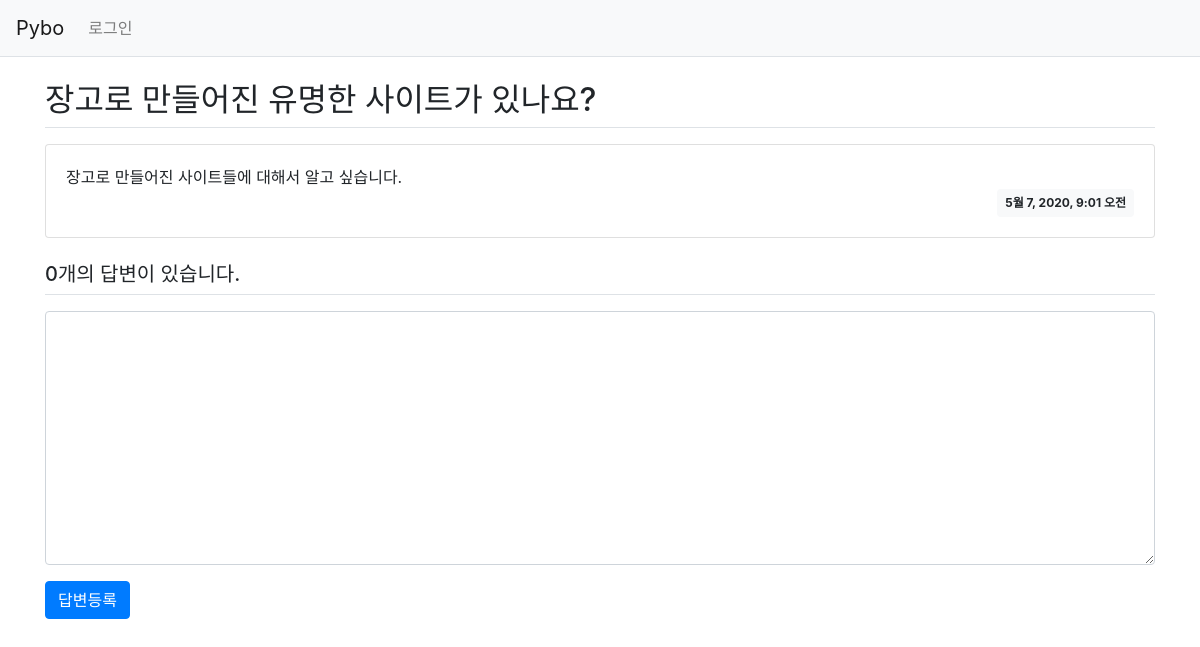
Before: /pybo/answer/create/3/ with the older database file.
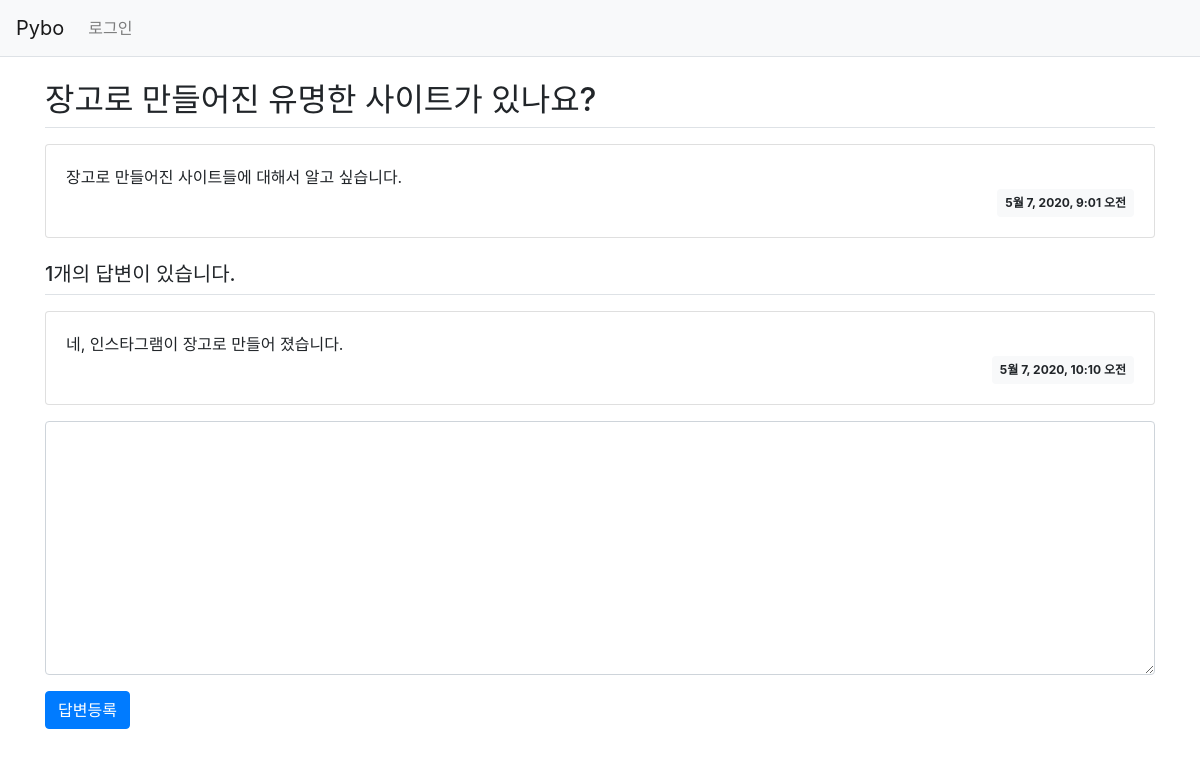
After: the same page with the newer database file.
### pybo/models.py (models this page shows, shortened)
class Question(models.Model):
    subject = models.CharField(max_length=200)
    content = models.TextField()
    create_date = models.DateTimeField()

class Answer(models.Model):
    question = models.ForeignKey(Question, on_delete=models.CASCADE)
    content = models.TextField()
    create_date = models.DateTimeField()

### pybo/views.py (the view)
# urls.py: path('answer/create/<int:question_id>/', views.answer_create, name='answer_create'),
def answer_create(request, question_id):
    question = get_object_or_404(Question, pk=question_id)
    if request.method == "POST":
        form = AnswerForm(request.POST)
        if form.is_valid():
            answer = form.save(commit=False)
            answer.create_date = timezone.now()
            answer.question = question
            answer.save()
            return redirect('pybo:detail', question_id=question.id)
    else:
        form = AnswerForm()
    context = {'question': question, 'form': form}
    return render(request, 'pybo/question_detail.html', context)

### pybo/forms.py
class AnswerForm(forms.ModelForm):
    class Meta:
        model = Answer
        fields = ['content']
        labels = {
            'content': '답변내용',
        }

### templates/pybo/question_detail.html (shortened to what this page needs)
{% extends 'base.html' %}
{% block content %}
<div class="container my-3">
    <h2 class="border-bottom py-2">{{ question.subject }}</h2>
    <div class="card my-3">
        <div class="card-body">
            <div class="card-text" style="white-space: pre-line;">{{ question.content }}</div>
            <div class="d-flex justify-content-end">
                <div class="badge badge-light p-2">
                    {{ question.create_date }}
                </div>
            </div>
        </div>
    </div>
    <h5 class="border-bottom my-3 py-2">{{question.answer_set.count}}개의 답변이 있습니다.</h5>
    {% for answer in question.answer_set.all %}
    <div class="card my-3">
        <div class="card-body">
            <div class="card-text" style="white-space: pre-line;">{{ answer.content }}</div>
            <div class="d-flex justify-content-end">
                <div class="badge badge-light p-2">
                    {{ answer.create_date }}
                </div>
            </div>
        </div>
    </div>
    {% endfor %}
    <form action="{% url 'pybo:answer_create' question.id %}" method="post" class="my-3">
        <div class="form-group">
            <textarea name="content" id="content" class="form-control" rows="10"></textarea>
        </div>
        <input type="submit" value="답변등록" class="btn btn-primary">
    </form>
</div>
{% endblock %}

Changed rows visible on the page:
computed for Question "장고로 만들어진 유명한 사이트가 있나요?": answer_set.count "0" → "1"
added Answer: content "네, 인스타그램이 장고로 만들어 졌습니다.", create_date "5월 7, 2020, 10:10 오전"
